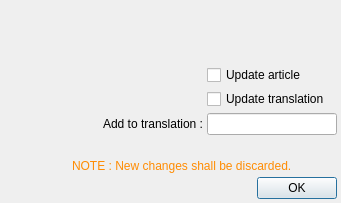
<?xml version="1.0" encoding="UTF-8"?>
<ui version="4.0">
 <class>ConflictDlg_UIC</class>
 <widget class="QDialog" name="ConflictDlg_UIC">
  <property name="geometry">
   <rect>
    <x>0</x>
    <y>0</y>
    <width>341</width>
    <height>203</height>
   </rect>
  </property>
  <property name="windowTitle">
   <string>Word Conflict!</string>
  </property>
  <layout class="QGridLayout" name="gridLayout">
   <property name="leftMargin">
    <number>4</number>
   </property>
   <property name="topMargin">
    <number>4</number>
   </property>
   <property name="rightMargin">
    <number>4</number>
   </property>
   <property name="bottomMargin">
    <number>4</number>
   </property>
   <property name="spacing">
    <number>4</number>
   </property>
   <item row="4" column="1" colspan="2">
    <spacer name="verticalSpacer">
     <property name="orientation">
      <enum>Qt::Vertical</enum>
     </property>
     <property name="sizeType">
      <enum>QSizePolicy::Fixed</enum>
     </property>
     <property name="sizeHint" stdset="0">
      <size>
       <width>20</width>
       <height>20</height>
      </size>
     </property>
    </spacer>
   </item>
   <item row="0" column="1" colspan="2">
    <widget class="QLabel" name="_msg_lbl">
     <property name="text">
      <string/>
     </property>
     <property name="wordWrap">
      <bool>true</bool>
     </property>
    </widget>
   </item>
   <item row="1" column="2">
    <widget class="QCheckBox" name="_update_article_chk">
     <property name="sizePolicy">
      <sizepolicy hsizetype="Preferred" vsizetype="Fixed">
       <horstretch>0</horstretch>
       <verstretch>0</verstretch>
      </sizepolicy>
     </property>
     <property name="text">
      <string>Update article</string>
     </property>
    </widget>
   </item>
   <item row="6" column="1" colspan="2">
    <widget class="QDialogButtonBox" name="_btn_box">
     <property name="orientation">
      <enum>Qt::Horizontal</enum>
     </property>
     <property name="standardButtons">
      <set>QDialogButtonBox::Ok</set>
     </property>
    </widget>
   </item>
   <item row="1" column="1">
    <spacer name="horizontalSpacer_2">
     <property name="orientation">
      <enum>Qt::Horizontal</enum>
     </property>
     <property name="sizeHint" stdset="0">
      <size>
       <width>40</width>
       <height>20</height>
      </size>
     </property>
    </spacer>
   </item>
   <item row="0" column="0" rowspan="7">
    <layout class="QVBoxLayout" name="verticalLayout">
     <item>
      <widget class="QLabel" name="_icon_lbl">
       <property name="minimumSize">
        <size>
         <width>64</width>
         <height>64</height>
        </size>
       </property>
       <property name="maximumSize">
        <size>
         <width>64</width>
         <height>64</height>
        </size>
       </property>
       <property name="text">
        <string/>
       </property>
       <property name="pixmap">
        <pixmap resource="../der_artikel/resources.qrc">:/res/resources/warning.png</pixmap>
       </property>
      </widget>
     </item>
    </layout>
   </item>
   <item row="2" column="2">
    <widget class="QCheckBox" name="_update_translation_chk">
     <property name="text">
      <string>Update translation</string>
     </property>
    </widget>
   </item>
   <item row="3" column="1">
    <widget class="QLabel" name="_extra_desc_lbl">
     <property name="text">
      <string>Add to translation :</string>
     </property>
     <property name="alignment">
      <set>Qt::AlignRight|Qt::AlignTrailing|Qt::AlignVCenter</set>
     </property>
    </widget>
   </item>
   <item row="3" column="2">
    <widget class="QLineEdit" name="_extra_desc_txt"/>
   </item>
   <item row="5" column="1" colspan="2">
    <widget class="QLabel" name="_discard_lbl">
     <property name="sizePolicy">
      <sizepolicy hsizetype="Preferred" vsizetype="Maximum">
       <horstretch>0</horstretch>
       <verstretch>0</verstretch>
      </sizepolicy>
     </property>
     <property name="styleSheet">
      <string notr="true">color:rgb(255, 140, 3)</string>
     </property>
     <property name="text">
      <string>NOTE : New changes shall be discarded.</string>
     </property>
    </widget>
   </item>
  </layout>
 </widget>
 <resources>
  <include location="../der_artikel/resources.qrc"/>
 </resources>
 <connections>
  <connection>
   <sender>_btn_box</sender>
   <signal>accepted()</signal>
   <receiver>ConflictDlg_UIC</receiver>
   <slot>accept()</slot>
   <hints>
    <hint type="sourcelabel">
     <x>248</x>
     <y>254</y>
    </hint>
    <hint type="destinationlabel">
     <x>157</x>
     <y>274</y>
    </hint>
   </hints>
  </connection>
  <connection>
   <sender>_btn_box</sender>
   <signal>rejected()</signal>
   <receiver>ConflictDlg_UIC</receiver>
   <slot>reject()</slot>
   <hints>
    <hint type="sourcelabel">
     <x>316</x>
     <y>260</y>
    </hint>
    <hint type="destinationlabel">
     <x>286</x>
     <y>274</y>
    </hint>
   </hints>
  </connection>
 </connections>
</ui>
